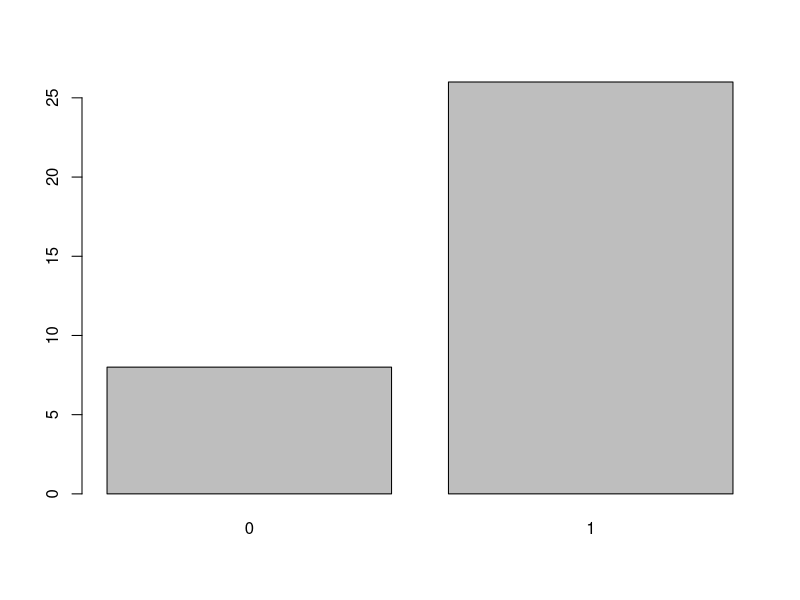
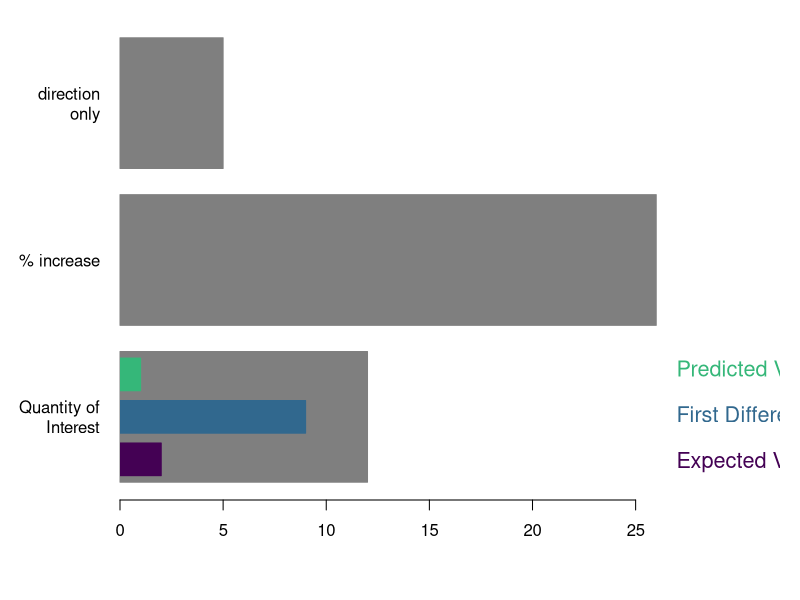

Here is the R script that generated these plots, in order:


library("viridis")

dta <- read.csv2("raw-data/lit_rev_data.csv")

p_increase <- table(dta$p_increase)
QoI <- table(dta$QoI)
QoI_type <- table(dta$QoI_type)
QoI_plot <- table(dta$QoI_plot)
only_direction <- table(dta$only_direction)

barplot(p_increase)

plot <- data.frame("direct_only" = only_direction["1"],
                   "p_increase" = p_increase["1"],
                   "QoI" = QoI["1"])


plot <- as.matrix(plot)

height_EV <- QoI_type["EV"]
height_FD <- QoI_type["FD"]
height_PV <- QoI_type["PV"]


bgcol <- "grey95"
barcol <- "grey50"

QoI_cols <- viridis(4)


pdf("figures/lit_plot.pdf",
    width = 15,
    height = 5)

par(mar = c(5, 6, 1, 1))
barplot(rev(plot),
        horiz = T,
        names.arg = c("Quantity of\n Interest",
                      "% increase",
                      "direction\n only"),
        las = 1,
        col = barcol,
        border = barcol,
        xlim = c(0,32),
        axes = F)
axis(1, 
     at = seq(0, 25, 5))
polygon(x = c(0, 0, height_EV, height_EV),
        y = c(0.35+0.15, 0.35-0.1, 0.35-0.1, 0.35+0.15),
        col = QoI_cols[1],
        border = QoI_cols[1])
polygon(x = c(0, 0, height_FD,  height_FD),
        y = c(0.7+0.125, 0.7-0.125, 0.7-0.125, 0.7+0.125),
        col = QoI_cols[2],
        border = QoI_cols[2])
polygon(x = c(0, 0, height_PV, height_PV),
        y = c(1.05+0.1, 1.05-0.15, 1.05-0.15, 1.05+0.1),
        col = QoI_cols[3],
        border = QoI_cols[3])


text(x = rep(26.5, 3),
     y = c(0.35, 0.7, 1.05),
     labels = c("Expected Values", "First Difference", "Predicted Values"),
     pos = 4,
     cex = 1.3,
     col = QoI_cols)

dev.off()
